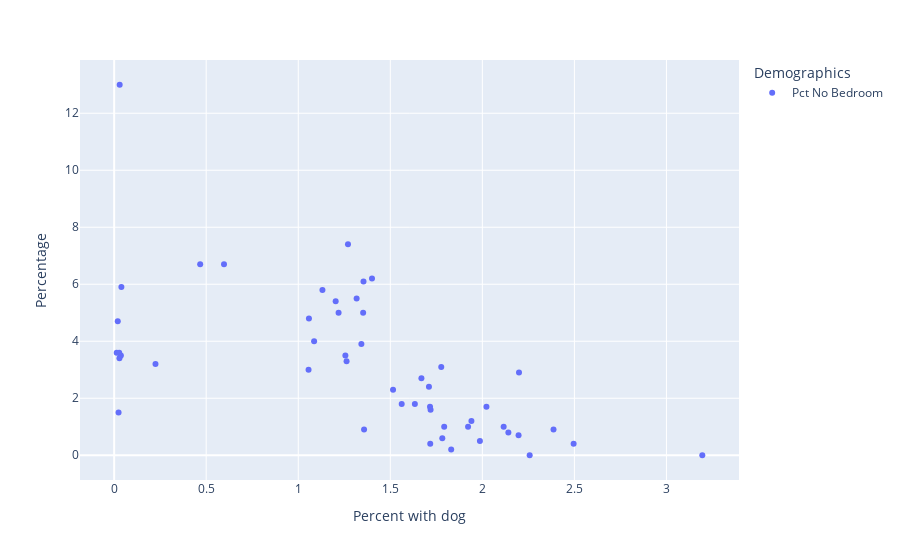

Notebook cell for this chart:
### Code cell
plot_attribute('Pct No Bedroom')

### Figure 1 — Plotly figure (JSON) as saved in the notebook; plotly's stock layout.template omitted (floating-point values rounded to 4 significant figures)
{"data": [{"hovertemplate": "variable=Pct No Bedroom<br>households_with_dog_pct=%{x}<br>value=%{y}<extra></extra>", "legendgroup": "Pct No Bedroom", "marker": {"color": "#636efa", "symbol": "circle"}, "mode": "markers", "name": "Pct No Bedroom", "orientation": "v", "showlegend": true, "type": "scatter", "x": [1.782, 1.358, 1.401, 1.922, 0.01382, 1.719, 2.116, 1.515, 1.262, 1.669, 0.02869, 0.5967, 1.633, 1.987, 0.4673, 1.717, 0.2245, 0.02395, 2.496, 0.03003, 0.03648, 0.01968, 1.343, 0.0393, 0.0274, 1.562, 1.086, 1.71, 1.058, 1.056, 1.219, 1.203, 1.256, 2.199, 1.793, 1.777, 2.257, 1.27, 1.131, 1.353, 1.831, 3.195, 1.716, 1.317, 1.941, 1.354, 2.141, 2.022, 2.197, 2.387], "xaxis": "x", "y": [0.6, 0.9, 6.2, 1, 3.6, 1.6, 1, 2.3, 3.3, 2.7, 3.4, 6.7, 1.8, 0.5, 6.7, 0.4, 3.2, 1.5, 0.4, 13, 3.5, 4.7, 3.9, 5.9, 3.6, 1.8, 4, 2.4, 4.8, 3, 5, 5.4, 3.5, 2.9, 1, 3.1, 0, 7.4, 5.8, 5, 0.2, 0, 1.7, 5.5, 1.2, 6.1, 0.8, 1.7, 0.7, 0.9], "yaxis": "y"}], "layout": {"legend": {"title": {"text": "Demographics"}, "tracegroupgap": 0}, "margin": {"t": 60}, "xaxis": {"anchor": "y", "domain": [0, 1], "title": {"text": "Percent with dog"}}, "yaxis": {"anchor": "x", "domain": [0, 1], "title": {"text": "Percentage"}}}}
